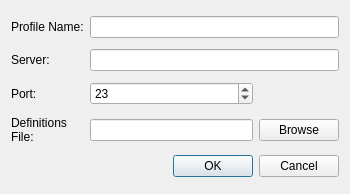
<ui version="4.0" >
 <class>ProfileEditDialog</class>
 <widget class="QWidget" name="ProfileEditDialog" >
  <property name="geometry" >
   <rect>
    <x>0</x>
    <y>0</y>
    <width>350</width>
    <height>194</height>
   </rect>
  </property>
  <property name="windowTitle" >
   <string>mClient Profile Editor</string>
  </property>
  <layout class="QGridLayout" name="gridLayout" >
   <item row="0" column="0" >
    <widget class="QLabel" name="label" >
     <property name="text" >
      <string>Profile Name:</string>
     </property>
    </widget>
   </item>
   <item row="0" column="1" colspan="2" >
    <widget class="QLineEdit" name="profileName" />
   </item>
   <item row="1" column="0" >
    <widget class="QLabel" name="label_2" >
     <property name="text" >
      <string>Server:</string>
     </property>
    </widget>
   </item>
   <item row="1" column="1" colspan="2" >
    <widget class="QLineEdit" name="profileServer" />
   </item>
   <item row="2" column="0" >
    <widget class="QLabel" name="label_3" >
     <property name="text" >
      <string>Port:</string>
     </property>
    </widget>
   </item>
   <item row="2" column="1" >
    <widget class="QSpinBox" name="profilePort" >
     <property name="maximum" >
      <number>99999</number>
     </property>
     <property name="value" >
      <number>23</number>
     </property>
    </widget>
   </item>
   <item row="3" column="0" >
    <widget class="QLabel" name="label_4" >
     <property name="text" >
      <string>Definitions
File:</string>
     </property>
    </widget>
   </item>
   <item row="3" column="2" >
    <widget class="QPushButton" name="browseButton" >
     <property name="text" >
      <string>Browse</string>
     </property>
    </widget>
   </item>
   <item row="3" column="1" >
    <widget class="QLineEdit" name="profileDefinitions" >
     <property name="text" >
      <string/>
     </property>
    </widget>
   </item>
   <item row="4" column="0" colspan="3" >
    <widget class="QDialogButtonBox" name="buttonBox" >
     <property name="standardButtons" >
      <set>QDialogButtonBox::Cancel|QDialogButtonBox::Ok</set>
     </property>
    </widget>
   </item>
  </layout>
 </widget>
 <resources/>
 <connections/>
</ui>
